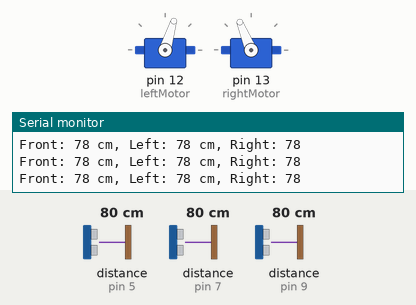
Bench run of a sketch on a simulated Arduino Uno, built with avr-gcc and run on an emulated ATmega328P. Shown: 2 × servo, the last lines printed to the serial monitor. Wiring (inferred from the names in the program): 3 × ultrasonic range finder: trigger pin 4, echo pin 5 / trigger pin 6, echo pin 7 / trigger pin 8, echo pin 9. The inputs (shaded band) are chosen by the test bench; at power-on: distance to the obstacle (sensors on pin 5, pin 7, pin 9) 80 cm. The echo pulse lasts 58.3 µs per cm.

Above: at 1.2 s.
1.3 s: distance to the obstacle (sensor on pin 5) set to 24 cm
2.8 s: distance to the obstacle (sensor on pin 5) set to 19 cm
At 4.0 s:
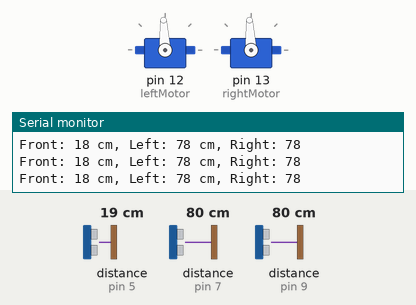
4.3 s: distance to the obstacle (sensor on pin 7) set to 24 cm
7.3 s: distance to the obstacle (sensor on pin 7) set to 20 cm
At 8.4 s:
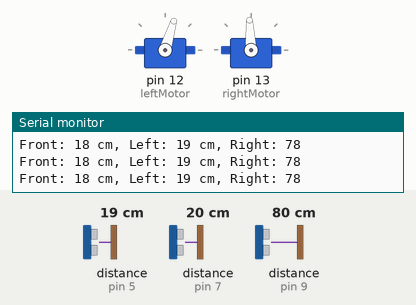
8.9 s: distance to the obstacle (sensor on pin 9) set to 24 cm
11.9 s: distance to the obstacle (sensor on pin 9) set to 20 cm
At 13.0 s:
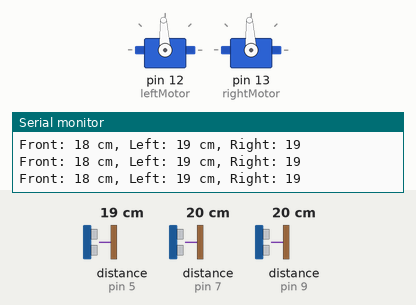
Timing chart, 0 to 14.4 s (numbered marks = the images above; inputs shaded):
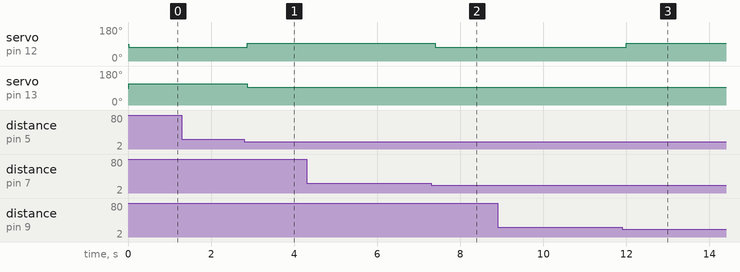

Measured:
- the behaviour switches between 22 and 21 cm on distance to the obstacle (sensor on pin 5) (found by bisection; images 0 and 1)
- the behaviour switches between 22 and 21 cm on distance to the obstacle (sensor on pin 7) (found by bisection; images 1 and 2)
- the behaviour switches between 22 and 21 cm on distance to the obstacle (sensor on pin 9) (found by bisection; images 2 and 3)
- after the input at 2.8 s, servo on pin 12 (leftMotor): 73° → 93° after 0.08 s; servo on pin 13 (rightMotor): 112° → 93° after 0.08 s
- after the input at 7.3 s, servo on pin 12 (leftMotor): 93° → 73° after 0.10 s
- after the input at 11.9 s, servo on pin 12 (leftMotor): 73° → 93° after 0.10 s

The sketch:

Test_Code.ino
```cpp
#include <Servo.h>

// Define pins for ultrasonic sensors
#define TRIGPIN_FRONT  4
#define ECHOPIN_FRONT  5
#define TRIGPIN_LEFT   6
#define ECHOPIN_LEFT   7
#define TRIGPIN_RIGHT  8
#define ECHOPIN_RIGHT  9

// Define ultrasonic distance variables
int distanceFront, distanceLeft, distanceRight;

// Define movement pulses
const int stopPulse = 1500;         // Neutral position for stop
const int forwardPulse = 1700;      // Adjust for forward speed (values > 1500)
const int backwardPulse = 1300;     // Adjust for backward speed (values < 1500)

// Create Servo objects for motors
Servo leftMotor;
Servo rightMotor;

void setup() {
  Serial.begin(9600);

  // Initialize ultrasonic sensor pins
  pinMode(TRIGPIN_FRONT, OUTPUT);
  pinMode(ECHOPIN_FRONT, INPUT);
  pinMode(TRIGPIN_LEFT, OUTPUT);
  pinMode(ECHOPIN_LEFT, INPUT);
  pinMode(TRIGPIN_RIGHT, OUTPUT);
  pinMode(ECHOPIN_RIGHT, INPUT);

  // Attach motors
  leftMotor.attach(12);   // Assuming left motor is on pin 12
  rightMotor.attach(13);  // Assuming right motor is on pin 13
}

// Function to measure distance for a given ultrasonic sensor
int measureDistance(int trigPin, int echoPin) {
  digitalWrite(trigPin, LOW);
  delayMicroseconds(2);
  digitalWrite(trigPin, HIGH);
  delayMicroseconds(10);
  digitalWrite(trigPin, LOW);
  return pulseIn(echoPin, HIGH) * 0.034 / 2;  // Convert time to distance in cm
}

// Main loop function with movement logic based on sensor readings
void loop() {
  // Measure distances from each sensor
  distanceFront = measureDistance(TRIGPIN_FRONT, ECHOPIN_FRONT);
  distanceLeft = measureDistance(TRIGPIN_LEFT, ECHOPIN_LEFT);
  distanceRight = measureDistance(TRIGPIN_RIGHT, ECHOPIN_RIGHT);

  // Debugging information
  Serial.print("Front: "); Serial.print(distanceFront);
  Serial.print(" cm, Left: "); Serial.print(distanceLeft);
  Serial.print(" cm, Right: "); Serial.println(distanceRight);

  // Movement logic based on distances
  if (distanceFront > 20) {  // Move forward if no obstacle within 20 cm
    leftMotor.writeMicroseconds(backwardPulse);
    rightMotor.writeMicroseconds(forwardPulse);
  }
  else if (distanceLeft > 20 && distanceRight <= 20) {  // Move left if right is blocked
    leftMotor.writeMicroseconds(stopPulse);
    rightMotor.writeMicroseconds(forwardPulse);
  }
  else if (distanceRight > 20 && distanceLeft <= 20) {  // Move right if left is blocked
    leftMotor.writeMicroseconds(backwardPulse);
    rightMotor.writeMicroseconds(stopPulse);
  }
  else {  // Stop if obstacles are close on all sides
    leftMotor.writeMicroseconds(stopPulse);
    rightMotor.writeMicroseconds(stopPulse);
  }

  delay(100);  // Short delay to avoid excessive looping
}
```
